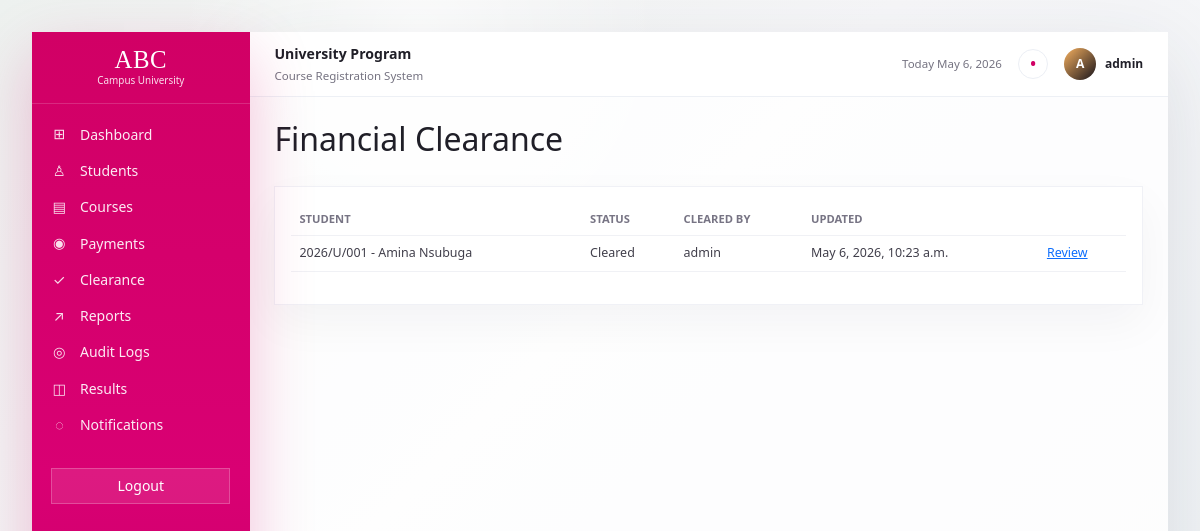
Screenshot of /payments/clearance/ (signed in) with the database file from the repository.
### apps/accounts/models.py (models this page shows, shortened)
class User(AbstractUser):
    class Roles(models.TextChoices):
        ADMIN = "ADMIN", "Admin"
        STAFF = "STAFF", "Staff"
        STUDENT = "STUDENT", "Student"
    role = models.CharField(max_length=20, choices=Roles.choices, default=Roles.STUDENT)
    @property
    def is_staff_role(self):
        return self.role in {self.Roles.ADMIN, self.Roles.STAFF} or self.is_superuser

### apps/payments/models.py (models this page shows, shortened)
class Clearance(models.Model):
    student = models.OneToOneField("students.Student", on_delete=models.CASCADE, related_name="clearance")
    is_cleared = models.BooleanField(default=False)
    notes = models.TextField(blank=True)
    cleared_by = models.ForeignKey(
        settings.AUTH_USER_MODEL, on_delete=models.SET_NULL, null=True, blank=True, related_name="clearances"
    )
    cleared_at = models.DateTimeField(null=True, blank=True)
    updated_at = models.DateTimeField(auto_now=True)
    class Meta:
        ordering = ["student__reg_number"]

### apps/students/models.py (models this page shows, shortened)
class Student(models.Model):
    user = models.OneToOneField(settings.AUTH_USER_MODEL, on_delete=models.CASCADE, related_name="student_profile")
    full_name = models.CharField(max_length=150)
    reg_number = models.CharField(max_length=40, unique=True)
    programme = models.CharField(max_length=120)
    year_of_study = models.PositiveSmallIntegerField(default=1)
    is_approved = models.BooleanField(default=True)
    created_at = models.DateTimeField(auto_now_add=True)
    updated_at = models.DateTimeField(auto_now=True)
    class Meta:
        ordering = ["full_name"]

### apps/payments/views.py (the view)
# urls.py: path("clearance/", views.clearance_list, name="clearance_list"),
@staff_required
def clearance_list(request):
    clearances = Clearance.objects.select_related("student", "cleared_by")
    page = Paginator(clearances, 10).get_page(request.GET.get("page"))
    return render(request, "clearance.html", {"page": page})

### templates/clearance.html (shortened to what this page needs)
{% extends "base.html" %}
{% block content %}
<div class="page-header"><h2>Financial Clearance</h2></div>
<div class="panel"><table class="table table-hover"><thead><tr><th>Student</th><th>Status</th><th>Cleared By</th><th>Updated</th><th></th></tr></thead><tbody>{% for clearance in page %}<tr><td>{{ clearance.student.reg_number }} - {{ clearance.student.full_name }}</td><td>{{ clearance.is_cleared|yesno:"Cleared,Pending" }}</td><td>{{ clearance.cleared_by|default:"-" }}</td><td>{{ clearance.updated_at }}</td><td><a href="{% url 'clearance_update' clearance.pk %}">Review</a></td></tr>{% empty %}<tr><td colspan="5">No clearance records.</td></tr>{% endfor %}</tbody></table></div>
{% endblock %}

### templates/base.html (shortened to what this page needs)
{% load static %}
<!doctype html>
<html lang="en">
<head>
  <link href="https://cdn.jsdelivr.net/npm/bootstrap@5.3.3/dist/css/bootstrap.min.css" rel="stylesheet">
  <link rel="stylesheet" href="{% static 'css/style.css' %}">
</head>
<body class="{% block body_class %}{% endblock %}">
  <div class="app-shell">
    {% if user.is_authenticated %}
      <aside class="sidebar">
        <div class="sidebar-brand">
          <strong>ABC</strong>
          <span>Campus University</span>
        </div>
        <nav class="sidebar-nav">
        <a href="{% url 'dashboard' %}"><span>⊞</span>Dashboard</a>
        {% if user.is_staff_role or user.is_superuser %}
          <a href="{% url 'student_list' %}"><span>♙</span>Students</a>
          <a href="{% url 'course_list' %}"><span>▤</span>Courses</a>
          <a href="{% url 'payment_list' %}"><span>◉</span>Payments</a>
          <a href="{% url 'clearance_list' %}"><span>✓</span>Clearance</a>
          <a href="{% url 'reports_dashboard' %}"><span>↗</span>Reports</a>
          <a href="{% url 'audit_logs' %}"><span>◎</span>Audit Logs</a>
        {% else %}
          <a href="{% url 'student_portal' %}"><span>♙</span>Student Portal</a>
          <a href="{% url 'register_course' %}"><span>▤</span>Register Courses</a>
          <a href="{% url 'registration_slip' %}"><span>▣</span>Download Slip</a>
        {% endif %}
        <a href="{% url 'result_list' %}"><span>◫</span>Results</a>
        <a href="{% url 'notification_list' %}"><span>◌</span>Notifications</a>
        </nav>
        <form method="post" action="{% url 'logout' %}">
          <button class="sidebar-logout">Logout</button>
        </form>
      </aside>
    {% endif %}
    <main class="content">
      {% if user.is_authenticated %}
        <header class="topbar">
          <div>
            <strong>{% block workspace_title %}University Program{% endblock %}</strong>
            <span>{% block workspace_subtitle %}Course Registration System{% endblock %}</span>
          </div>
          <div class="topbar-actions">
            <span>Today {% now "F j, Y" %}</span>
            <a href="{% url 'notification_list' %}" class="notification-dot">•</a>
            <div class="user-chip">
              <span>{{ user.username|slice:":1"|upper }}</span>
              <strong>{{ user.get_full_name|default:user.username }}</strong>
            </div>
          </div>
        </header>
      {% endif %}
      {% block content %}{% endblock %}
    </main>
  </div>
</body>
</html>

### static/css/style.css (style rules this page uses)
body { background: radial-gradient(circle at 35% 4%, rgba(255, 255, 255, .85), transparent 15rem), linear-gradient(135deg, #edf1ef 0%, #f7f7f9 45%, #eef2f5 100%); color: #201f28; font-size: 14px; }
.app-shell { display: flex; min-height: 100vh; padding: 2rem; }
.sidebar { background: linear-gradient(180deg, #d10065 0%, #d90073 60%, #c70068 100%); color: #fff; flex: 0 0 13.6rem; padding: 0; position: sticky; top: 2rem; height: calc(100vh - 4rem); border-radius: 0; box-shadow: 0 24px 60px rgba(209, 0, 101, .24); overflow-y: auto; }
.sidebar-brand { border-bottom: 1px solid rgba(255, 255, 255, .16); padding: 1rem 1.25rem .95rem; text-align: center; }
.sidebar-brand strong { display: block; font-family: Georgia, serif; font-size: 1.55rem; font-weight: 400; letter-spacing: .02em; line-height: 1; }
.sidebar-brand span { display: block; font-size: .62rem; opacity: .88; }
.sidebar-nav { padding: .75rem 0; }
.sidebar a { align-items: center; color: rgba(255, 255, 255, .92); display: flex; gap: .8rem; min-height: 2.15rem; padding: .46rem 1.2rem; text-decoration: none; transition: background .15s ease, color .15s ease; }
.sidebar a span { align-items: center; display: inline-flex; font-size: .9rem; justify-content: center; opacity: .95; width: 1rem; }
.sidebar-logout { background: rgba(255,255,255,.1); border: 1px solid rgba(255,255,255,.22); color: #fff; margin: .8rem 1.2rem 1.2rem; min-height: 2.25rem; width: calc(100% - 2.4rem); }
.content { flex: 1; background: rgba(255, 255, 255, .84); box-shadow: 0 24px 80px rgba(42, 50, 64, .12); min-height: calc(100vh - 4rem); overflow: hidden; padding: 0; }
.page-header { align-items: center; display: flex; justify-content: space-between; gap: 1rem; margin-bottom: 1.2rem; }
.topbar { align-items: center; background: rgba(255,255,255,.92); border-bottom: 1px solid #edf0f5; display: flex; justify-content: space-between; min-height: 4.05rem; padding: 0 1.55rem; }
.topbar strong { display: block; font-size: .88rem; }
.topbar span { color: #757381; font-size: .72rem; }
.topbar-actions { align-items: center; display: flex; gap: 1rem; }
.notification-dot { align-items: center; background: #fff; border: 1px solid #eceff5; border-radius: 50%; color: #d10065; display: inline-flex; font-size: 1.2rem; height: 1.9rem; justify-content: center; line-height: 1; text-decoration: none; width: 1.9rem; }
.user-chip { align-items: center; display: flex; gap: .55rem; }
.user-chip span { align-items: center; background: linear-gradient(135deg, #f6b05f, #17141b); border-radius: 50%; color: #fff; display: inline-flex; font-size: .76rem; font-weight: 700; height: 2rem; justify-content: center; width: 2rem; }
.user-chip strong { font-size: .75rem; }
.content > .page-header, .content > .row, .content > .panel, .content > .stat-card, .content > form, .content > .student-hero, .content > .analytics-grid, .content > .section-title, .content > .meter-grid, .content > .activity-grid, .content > nav { margin-left: 1.55rem; margin-right: 1.55rem; }
.content > .page-header:first-of-type { margin-top: 1.45rem; }
.panel, .stat-card, .form-card { background: #fff; border: 1px solid #f0f1f6; border-radius: 0; padding: 1rem; box-shadow: 0 18px 45px rgba(34, 34, 52, .045); }
.app-table td, .table td, .table th { border-color: #f0f1f5; color: #413f4b; font-size: .78rem; vertical-align: middle; }
.table thead th { color: #777484; font-size: .7rem; font-weight: 800; text-transform: uppercase; }

### rows the page displays
User: username "A", get_full_name "admin"
Clearance: student.reg_number "2026/U/001", student.full_name "Amina Nsubuga", is_cleared "Cleared", cleared_by "admin", updated_at "May 6, 2026, 10:23 a.m."
